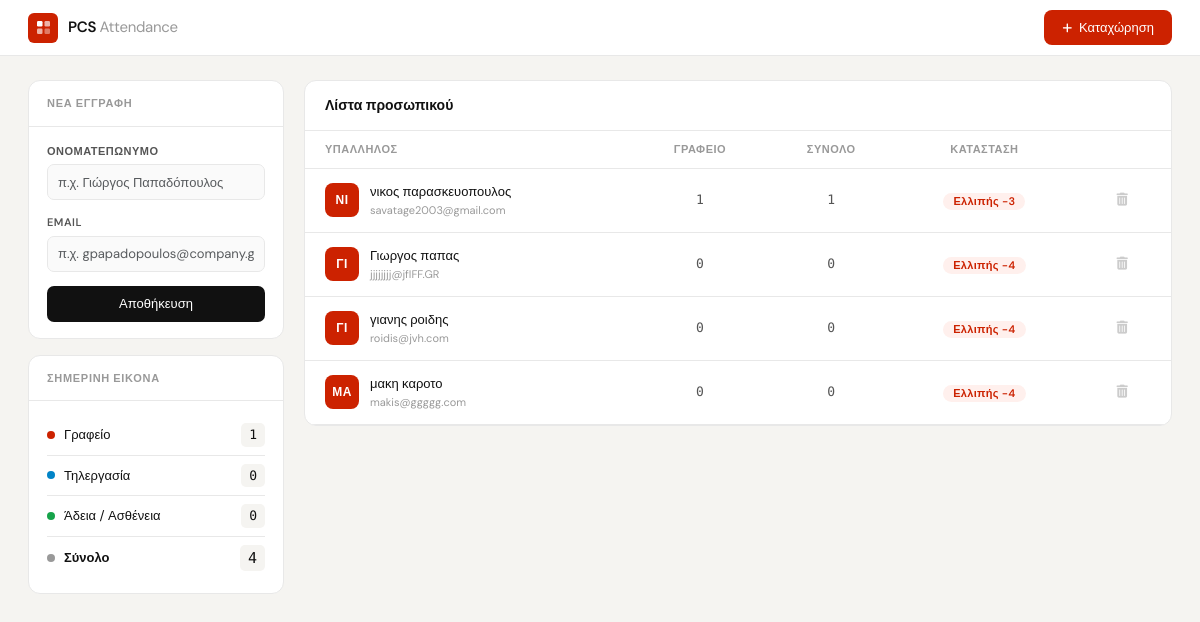
The page / on the database its author committed.
### employees/models.py (models this page shows, shortened)
class Employee(models.Model):
    full_name = models.CharField(max_length=200, verbose_name="Ονοματεπώνυμο")
    email = models.EmailField(unique=True, verbose_name="Email")
    def get_monthly_report(self):
        today = date.today()
        first_day = today.replace(day=1)
        gr_holidays = holidays.Greece(years=today.year)
        attendances = self.attendance_set.filter(
            date__month=today.month,
            date__year=today.year
        )
        office_days = attendances.filter(work_type='OFFICE').count()
        remote_days = attendances.filter(work_type='REMOTE').count()
        leave_days = attendances.filter(work_type__in=['LEAVE', 'SICK']).count()
        total_days = office_days + remote_days
        weeks_passed = 0
        holidays_on_weekdays = 0
        curr = first_day
        while curr <= today:
            if curr.weekday() < 5:
                if curr in gr_holidays:
                    holidays_on_weekdays += 1
                if curr.weekday() == 0 or curr == first_day:
                    weeks_passed += 1
            curr += timedelta(days=1)
        required_office_so_far = (weeks_passed * 2) - holidays_on_weekdays
        if required_office_so_far > 8:
            required_office_so_far = 8
        if required_office_so_far < 0:
            required_office_so_far = 0
        debt = required_office_so_far - office_days
        if debt < 0:
            debt = 0
        is_ok = (office_days >= required_office_so_far)
        return {
            'office_days': office_days,
            'remote_days': remote_days,
            'leave_days': leave_days,  # Παραμένει για να το βλέπεις σαν πληροφορία
            'total_days': total_days,  # Εδώ πλέον δεν περιλαμβάνονται οι άδειες
            'weeks_passed': weeks_passed,
            'holidays_count': holidays_on_weekdays,
            'required_office': required_office_so_far,
            'debt': debt,
            'is_ok': is_ok,
        }

### employees/views.py (the view)
# urls.py: path('',views.manage_employees, name='manage_employees'),
def manage_employees(request):
    if request.method == 'POST':
        form = EmployeeForm(request.POST)
        if form.is_valid():
            form.save()
            messages.success(request, "✅ Ο υπάλληλος προστέθηκε επιτυχώς!")
            return redirect('manage_employees')
        else:
            messages.error(request, "❌ Σφάλμα κατά την εγγραφή. Ελέγξτε τα στοιχεία.")
    else:
        form = EmployeeForm()
    employees = Employee.objects.all()
    data = []
    gr_holidays = holidays.Greece(years=date.today().year)
    holiday_events = [
        {
            'title': f"🎉 {name}",
            'start': d.strftime('%Y-%m-%d'),
            'color': '#ffc107',
            'textColor': '#000',
            'allDay': True
        }
        for d, name in gr_holidays.items()
    ]
    for emp in employees:
        report = emp.get_monthly_report()
        attendances = Attendance.objects.filter(employee=emp)
        events_list = []
        for a in attendances:
            if a.work_type == 'OFFICE':
                event_color = '#e30613'
            elif a.work_type == 'REMOTE':
                event_color = '#0ea5e9'
            elif a.work_type == 'LEAVE':
                event_color = '#10b981'
            elif a.work_type == 'SICK':
                event_color = '#f59e0b'
            else:
                event_color = '#6c757d'
            events_list.append({
                'title': a.get_work_type_display(),
                'start': a.date.strftime('%Y-%m-%d'),
                'color': event_color,
            })
        data.append({
            'id': emp.id,
            'name': emp.full_name,
            'email': emp.email,
            'office': report['office_days'],
            'remote': report['remote_days'],
            'leave': report['leave_days'],
            'total': report['total_days'],
            'is_ok': report['is_ok'],
            'debt': report['debt'],
            'events_json': json.dumps(events_list)
        })
    today_date = date.today()
    today_attendances = Attendance.objects.filter(date=today_date)
    stats_today = {
        'office': today_attendances.filter(work_type='OFFICE').count(),
        'remote': today_attendances.filter(work_type='REMOTE').count(),
        'leave':  today_attendances.filter(work_type__in=['LEAVE', 'SICK']).count(),
        'total_emps': employees.count()
    }
    holidays_list = [d.strftime('%Y-%m-%d') for d in gr_holidays.keys()]
    return render(request, 'employees/manage.html', {
        'form': form,
        'employees': data,
        'stats_today': stats_today,
        'holidays_js': json.dumps(holidays_list),
        'holidays_events_json': json.dumps(holiday_events),
    })

### employees/forms.py
class EmployeeForm(forms.ModelForm):
    class Meta:
        model  = Employee
        fields = ['full_name', 'email']
        widgets = {
            'full_name': forms.TextInput(attrs={
                'class': 'form-control',
                'placeholder': 'π.χ. Γιώργος Παπαδόπουλος'
            }),
            'email': forms.EmailInput(attrs={
                'class': 'form-control',
                'placeholder': 'π.χ. gpapadopoulos@company.gr'
            }),
        }

### employees/templates/employees/manage.html (shortened to what this page needs)
<!DOCTYPE html>
<html lang="el">
<head>
    <link href="https://cdn.jsdelivr.net/npm/bootstrap@5.3.0/dist/css/bootstrap.min.css" rel="stylesheet">
    <link rel="stylesheet" href="https://cdnjs.cloudflare.com/ajax/libs/font-awesome/6.4.0/css/all.min.css">
</head>
<body>
<nav class="topbar">
    <a href="#" class="logo">
        <div class="logo-mark">
        </div>
        <span class="logo-text">PCS <span>Attendance</span></span>
    </a>
    <a href="{% url 'log_attendance' %}" class="btn-log">
        <i class="fas fa-plus" style="font-size:11px;"></i> Καταχώρηση
    </a>
</nav>
<div class="layout">
    <aside>
        <div class="card">
            <div class="card-head">Νέα εγγραφή</div>
            <div class="form-body">
                <form method="post">
                    <div class="field-wrap">
                        <label class="field-label">Ονοματεπώνυμο</label>
                        {{ form.full_name }}
                    </div>
                    <div class="field-wrap">
                        <label class="field-label">Email</label>
                        {{ form.email }}
                    </div>
                    <button type="submit" class="btn-save">Αποθήκευση</button>
                </form>
            </div>
        </div>
        <div class="card">
            <div class="card-head">Σημερινή εικόνα</div>
            <div class="stats-body">
                <div class="stat-row">
                    <div class="stat-left">
                        <div class="stat-dot" style="background: var(--red);"></div>
                        Γραφείο
                    </div>
                    <span class="stat-num">{{ stats_today.office }}</span>
                </div>
                <div class="stat-row">
                    <div class="stat-left">
                        <div class="stat-dot" style="background: var(--info);"></div>
                        Τηλεργασία
                    </div>
                    <span class="stat-num">{{ stats_today.remote }}</span>
                </div>
                <div class="stat-row">
                    <div class="stat-left">
                        <div class="stat-dot" style="background: var(--success);"></div>
                        Άδεια / Ασθένεια
                    </div>
                    <span class="stat-num">{{ stats_today.leave }}</span>
                </div>
                <div class="stat-row">
                    <div class="stat-left">
                        <div class="stat-dot" style="background: var(--muted);"></div>
                        <strong>Σύνολο</strong>
                    </div>
                    <span class="stat-num" style="font-size:15px;">{{ stats_today.total_emps }}</span>
                </div>
            </div>
        </div>
    </aside>
    <main>
        <div class="main-card">
            <div class="main-card-head">
                <span class="main-card-title">Λίστα προσωπικού</span>
            </div>
            <div class="table-wrap">
                <table>
                    <thead>
                        <tr>
                            <th>Υπάλληλος</th>
                            <th style="text-align:center;">Γραφείο</th>
                            <th style="text-align:center;">Σύνολο</th>
                            <th style="text-align:center;">Κατάσταση</th>
                            <th></th>
                        </tr>
                    </thead>
                    <tbody>
                        {% for emp in employees %}
                        <tr onclick="toggleCalendar('{{ emp.id }}')">
                            <td>
                                <div class="emp-cell">
                                    <div class="avatar">{{ emp.name|slice:":2"|upper }}</div>
                                    <div>
                                        <div class="emp-name">{{ emp.name }}</div>
                                        <div class="emp-email">{{ emp.email }}</div>
                                    </div>
                                </div>
                            </td>
                            <td class="num-td">{{ emp.office }}</td>
                            <td class="num-td">{{ emp.total }}</td>
                            <td class="badge-td">
                                {% if emp.is_ok %}
                                    <span class="badge badge-ok">Εντάξει</span>
                                {% else %}
                                    <span class="badge badge-late">Ελλιπής −{{ emp.debt }}</span>
                                {% endif %}
                            </td>
                            <td style="text-align:center;" onclick="event.stopPropagation();">
                                <button class="del-btn" onclick="confirmDelete('{{ emp.id }}', '{{ emp.name }}')">
                                    <i class="fas fa-trash-alt"></i>
                                </button>
                            </td>
                        </tr>
                        {% endfor %}
                    </tbody>
                </table>
            </div>
        </div>
    </main>
</div>
</body>
</html>

### rows shown on the page
Employee: name "ΝΙ", name "νικος παρασκευοπουλος", email "savatage2003@gmail.com"
Employee: name "ΓΙ", name "Γιωργος παπας", email "jjjjjjjj@jfIFF.GR"
Employee: name "ΓΙ", name "γιανης ροιδης", email "roidis@jvh.com"
Employee: name "ΜΑ", name "μακη καροτο", email "makis@ggggg.com"

### other values the page prints
{{ stats_today.office }} "1"
{{ stats_today.remote }} "0"
{{ stats_today.leave }} "0"
{{ stats_today.total_emps }} "4"
{{ emp.office }} "1" "0" "0" "0"
{{ emp.total }} "1" "0" "0" "0"
{{ emp.debt }} "3" "4" "4" "4"
